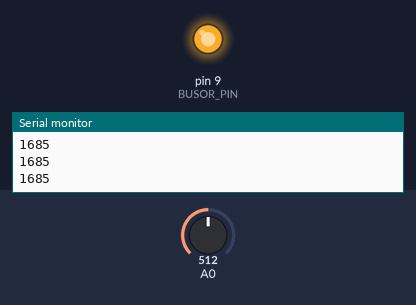
A sketch run on a simulated Arduino Uno, built with avr-gcc and run on an emulated ATmega328P. Parts: output pins drawn as LEDs (lit = HIGH), the last lines printed to the serial monitor. The inputs (shaded band) are chosen by the test bench; at power-on: A0 = 512.

Above: at 1.2 s.
1.3 s: A0 set to 70
At 2.5 s:
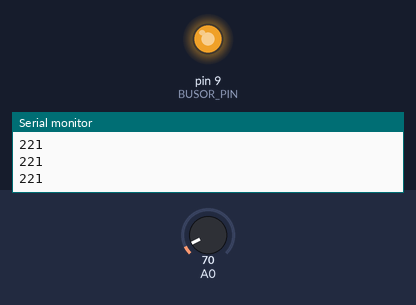
2.8 s: A0 set to 90
At 3.7 s:
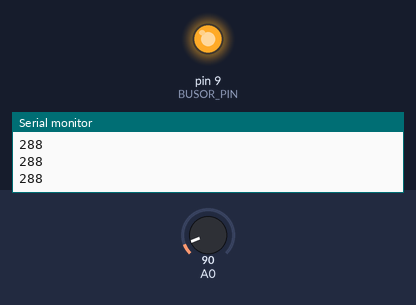
Timing chart, 0 to 5.8 s (numbered marks = the images above; inputs shaded):
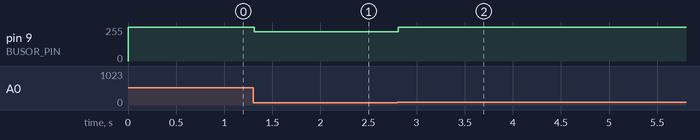

The sketch:

HK2-3-2.ino
```cpp
//学籍番号 6120011749
//氏名　奥井翔麻

//BUSOR_PINを9とすることを定義
#define BUSOR_PIN 9
#define LUX_MIN 3 //光度の最低値
#define LUX_MAX 80//光度の最高値
float v0 = 5.0; //ベース電圧
float V_hold = 2.5; //閾値電圧
// the setup routine runs once when you press reset:
void setup() {

  //シリアル通信を9600bpsで初期化
  Serial.begin(9600);
  //BUSORPINのピン設定を出力にする。
  pinMode(BUSOR_PIN, OUTPUT);

}

// the loop routine runs over and over again forever:
void loop() {
  // A0ピンのAD変換結果を取得する
  int sensorValue = analogRead(A0);
  int busorValue = convert(sensorValue,LUX_MIN,LUX_MAX); //ブザーに接続されている回路のデューティー比

  // 求めた電圧をシリアル通信てPCに送信
  Serial.println(busorValue);
  //ブザー回路のPWM出力を設定
  analogWrite(BUSOR_PIN,busorValue);

}

//光度の最大値、最小値、入力からPWM制御の値を計算する(0-255)
int convert(int lux , int lux_min,int lux_max){
  //mapメソッドを使って最小値0,最大値255の値になるように変換
  return (int)map((long)lux,(long)lux_min,(long)lux_max,0,255);
}
```

Measured:
- after the input at 1.3 s, pin 9 (BUSOR_PIN): 255/255 → 221/255 at once
- after the input at 2.8 s, pin 9 (BUSOR_PIN): 221/255 → 255/255 at once
